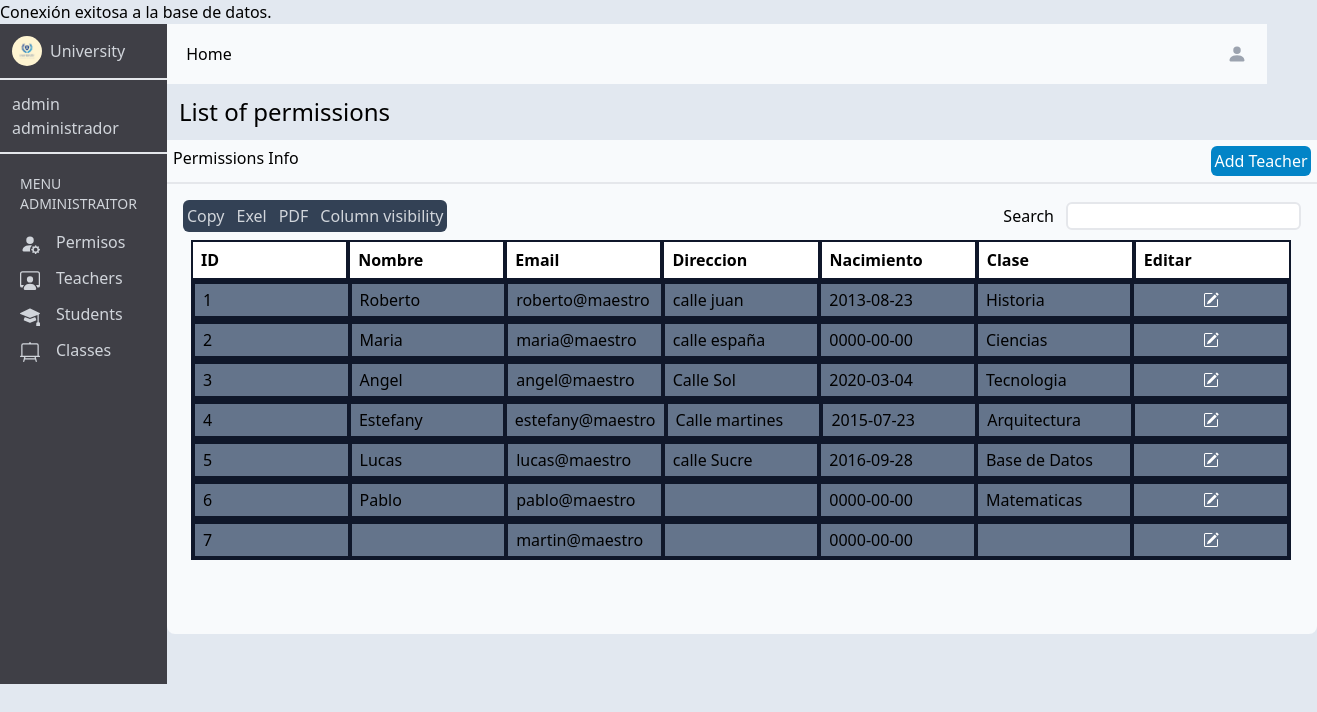
The app's page /adminmaes.php (signed in) with its own data.
### tables this page shows
CREATE TABLE IF NOT EXISTS `administrador` (
  `id` int NOT NULL AUTO_INCREMENT,
  `dni` int NOT NULL,
  `nombre` varchar(100) NOT NULL,
  `usuario` varchar(250) NOT NULL,
  `contrasena` varchar(250) NOT NULL,
  `permiso` varchar(100) NOT NULL,
  `estado` varchar(100) NOT NULL,
  `direccion` varchar(250) NOT NULL,
  `nacimiento` date NOT NULL,
  `clase` varchar(100) NOT NULL,
  PRIMARY KEY (`id`),
  UNIQUE KEY `dni` (`dni`),
  UNIQUE KEY `usuario` (`usuario`(100)),
  KEY `dni_2` (`dni`)
);

### adminmaes.php (the view, shortened to what this page needs)
<?php
require "connection.php";
$consulta = "SELECT * FROM administrador";
$resultado = mysqli_query($connection, $consulta);
?>
<!DOCTYPE html>
<html lang="en">
<head>
    <link href="/dist/output.css" rel="stylesheet">
</head>
<body class="bg-slate-200">
    <main class="h-screen flex">
        <div class="w-custom-300 h-custom-660 bg-zinc-700">
            <div class="flex items-center p-3 gap-2 border-b-2">
                <img class="w-custom-30 h-custom-30 rounded-full" src="./assets/logo.jpg">
                <p class="text-gray-300">University</p>
            </div>
            <div class="p-3 border-b-2">
                <p class="text-gray-300">admin</p>
                <p class="text-gray-300">administrador</p>
            </div>
            <div class="p-5 flex flex-col">
                <p class="flex justify-center text-gray-300 pb-4 text-sm">MENU ADMINISTRAITOR</p>
                <div class="flex flex-col items-start gap-3">
                    <button class="text-gray-300 hover:translate-y-[-4px]" onclick="permisos()">
                        Permisos</button>
                    <button class="text-gray-300 hover:translate-y-[-4px]" onclick="maestros()">
                        Teachers</button>
                    <button class="text-gray-300 hover:translate-y-[-4px]" onclick="alumnos()">
                        Students</button>
                    <button class="text-gray-300 hover:translate-y-[-4px]" onclick="clases()">
                        Classes</button>
                </div>
            </div>
        </div>
        <div class="flex flex-col">
        <div class="w-custom-1100 flex justify-between h-15 p-3 bg-slate-50">
                <button class="w-custom-60 text-center hover:bg-gray-300 rounded-md" onclick="dashboardadmi()">Home</button>
                <button class="px-2 py-2 flex justify-center hover:bg-gray-300 rounded-md" onclick="menuadmin()"><svg xmlns="http://www.w3.org/2000/svg" width="16" height="16" fill="currentColor" class="bi bi-person-fill text-gray-400 w-custom-20 h-custom-20 inline-block mr-0" viewBox="0 0 16 16">
                        <path d="M3 14s-1 0-1-1 1-4 6-4 6 3 6 4-1 1-1 1H3Zm5-6a3 3 0 1 0 0-6 3 3 0 0 0 0 6Z" />
                    </svg></button>
            </div>
            <div>
                <p class="p-3 text-bold text-2xl">List of permissions</p>
                <div class="w-custom-1150 h-10 p-1.5 bg-slate-50 border-b-2 flex justify-between">
                    <p>Permissions Info</p>
                    <button class="w-custom-100 h-custom-30 bg-sky-600 text-white rounded-md" onclick="addmaes()">Add Teacher</button>
                </div>
                <div class="w-full h-custom-450 p-4 bg-slate-50 rounded-b-lg">
                    <div class="flex justify-between">
                        <div class="w-64 p-1 flex bg-slate-700 gap-3 rounded-md">
                            <button class="text-gray-300">Copy</button>
                            <button class="text-gray-300">Exel</button>
                            <button class="text-gray-300">PDF</button>
                            <button class="text-gray-300">Column visibility</button>
                        </div>
                        <div class="flex justify-center items-center gap-3">
                            <p>Search</p>
                            <input class="w-20 h-8 border-2 rounded-md">
                        </div>
                    </div>
                    <div class="w-custom-1100 flex flex-col p-2">
                        <div class="w-custom-1100 h-custom-40 flex bg-white">
                            <div class="w-custom-300 border-2 border-slate-900 flex items-center p-2 font-bold">ID</div>
                            <div class="w-custom-300 border-2 border-slate-900 flex items-center p-2 font-bold">Nombre</div>
                            <div class="w-custom-300 border-2 border-slate-900 flex items-center p-2 font-bold">Email</div>
                            <div class="w-custom-300 border-2 border-slate-900 flex items-center p-2 font-bold">Direccion</div>
                            <div class="w-custom-300 border-2 border-slate-900 flex items-center p-2 font-bold">Nacimiento</div>
                            <div class="w-custom-300 border-2 border-slate-900 flex items-center p-2 font-bold">Clase</div>
                            <div class="w-custom-300 border-2 border-slate-900 flex items-center p-2 font-bold">Editar</div>
                        </div>
                        <?php
                        $contador = 1;
                        while ($fila = mysqli_fetch_assoc($resultado)) {
                            if ($fila['permiso'] == 'Maestro' || $fila['permiso'] == 'maestro') {
                            echo "<div class='w-custom-1100 h-custom-40 flex bg-slate-500 border-2 border-slate-900'>";
                            echo "<div class='w-custom-220 border-2 border-slate-900 flex items-center p-2'>" . $contador . "</div>";
                            echo "<div class='w-custom-220 border-2 border-slate-900 flex items-center p-2'>" . $fila['nombre'] . "</div>";
                            echo "<div class='w-custom-220 border-2 border-slate-900 flex items-center p-2'>" . $fila['usuario'] . "</div>";
                            echo "<div class='w-custom-220 border-2 border-slate-900 flex items-center p-2'>" . $fila['direccion'] . "</div>";
                            echo "<div class='w-custom-220 border-2 border-slate-900 flex items-center p-2'>" . $fila['nacimiento'] . "</div>";
                            echo "<div class='w-custom-220 border-2 border-slate-900 flex items-center p-2'>" . $fila['clase'] . "</div>";
                            echo "<button class='w-custom-220 border-2 border-slate-900 flex justify-center items-center p-2' onclick='editmaes(" . $fila['dni'] . ", \"" . $fila['usuario'] . "\", \"" . $fila['direccion'] . "\")'>" . "<svg xmlns='http://www.w3.org/2000/svg width='16' height='16' fill='currentColor' class='bi bi-pencil-square text-white' viewBox='0 0 16 16'>" .
                                "<path d='M15.502 1.94a.5.5 0 0 1 0 .706L14.459 3.69l-2-2L13.502.646a.5.5 0 0 1 .707 0l1.293 1.293zm-1.75 2.456-2-2L4.939 9.21a.5.5 0 0 0-.121.196l-.805 2.414a.25.25 0 0 0 .316.316l2.414-.805a.5.5 0 0 0 .196-.12l6.813-6.814z'/>" . "
                                <path fill-rule='evenodd' d='M1 13.5A1.5 1.5 0 0 0 2.5 15h11a1.5 1.5 0 0 0 1.5-1.5v-6a.5.5 0 0 0-1 0v6a.5.5 0 0 1-.5.5h-11a.5.5 0 0 1-.5-.5v-11a.5.5 0 0 1 .5-.5H9a.5.5 0 0 0 0-1H2.5A1.5 1.5 0 0 0 1 2.5v11z'/>" .
                                "</svg>" . "</button>";
                            echo "</div>";
                            $contador++;
                            }
                        }
                        ?>
                    </div>
                </div>
            </div>
        </div>
    </main>
</body>
</html>

### records on screen
administrador: nombre "Roberto", usuario "roberto@maestro", direccion "calle juan", nacimiento "2013-08-23", clase "Historia"
administrador: nombre "Maria", usuario "maria@maestro", direccion "calle españa", nacimiento "0000-00-00", clase "Ciencias"
administrador: nombre "Angel", usuario "angel@maestro", direccion "Calle Sol", nacimiento "2020-03-04", clase "Tecnologia"
administrador: nombre "Estefany", usuario "estefany@maestro", direccion "Calle martines", nacimiento "2015-07-23", clase "Arquitectura"
administrador: nombre "Lucas", usuario "lucas@maestro", direccion "calle Sucre", nacimiento "2016-09-28", clase "Base de Datos"
administrador: nombre "Pablo", usuario "pablo@maestro", nacimiento "0000-00-00", clase "Matematicas"
administrador: usuario "martin@maestro", nacimiento "0000-00-00"
